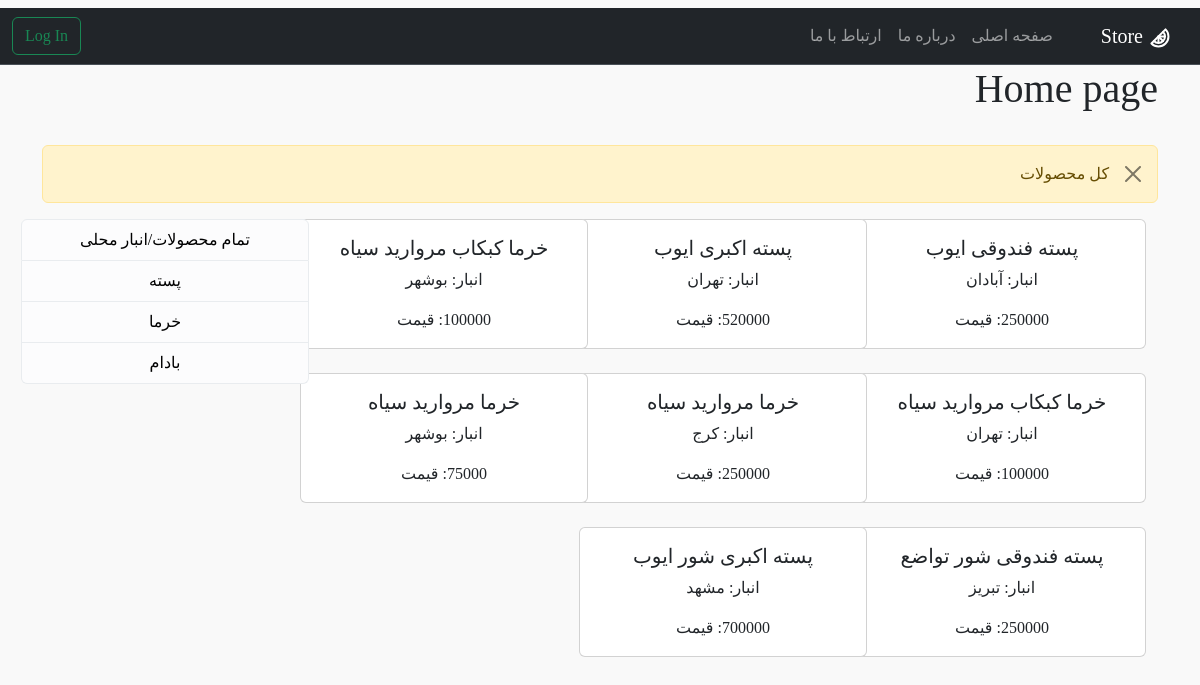
/, run on an earlier commit of the app's database.
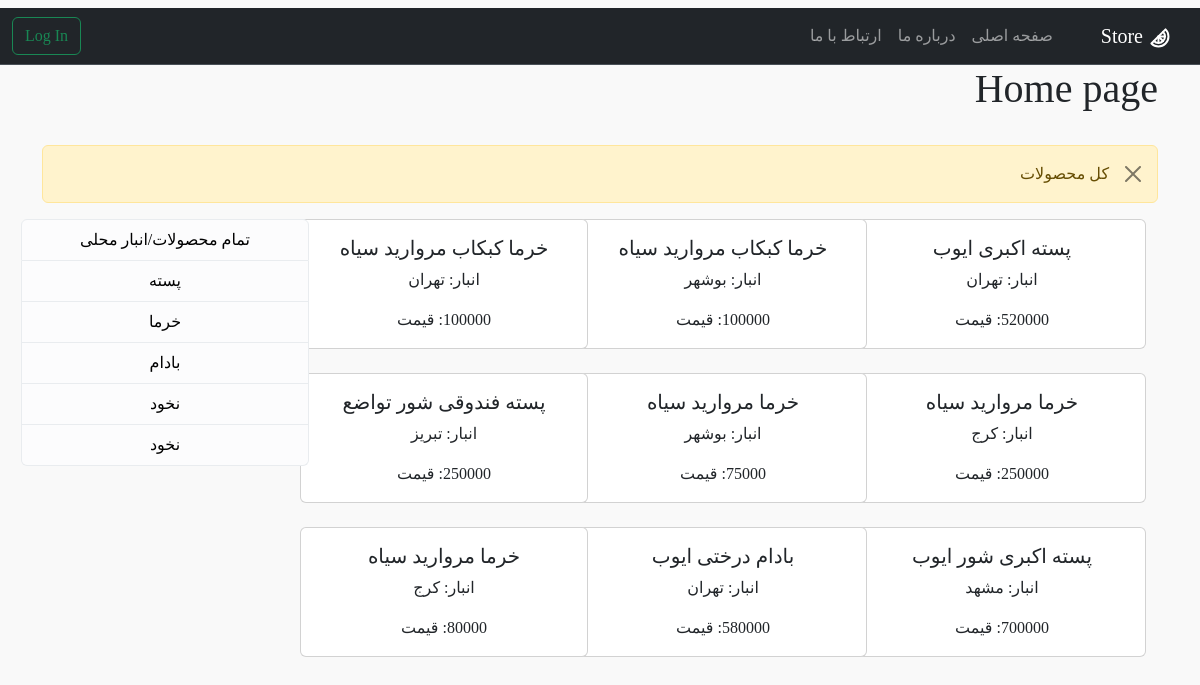
And on a later commit of the database.
### products/models.py (models this page shows, shortened)
class ProductVariation(models.Model):
    variationId = models.AutoField(primary_key=True)
    productId = models.ForeignKey(ProductCategory, on_delete=models.CASCADE, verbose_name='دسته محصول')
    name = models.CharField(max_length=30, verbose_name='نام محصول')
    Supplier = models.ManyToManyField('Supplier')
    price = models.IntegerField(verbose_name='قیمت (تومان)', help_text='یک بسته 500 گرمی')
    quantity = models.IntegerField(verbose_name='تعداد کالا')
    cityId = models.ForeignKey(City, on_delete=models.CASCADE, verbose_name='انبار', null=True)
    text = models.TextField(max_length=1000, null=True, blank=True, help_text='اجبار پر کردن توضیحات نیست',
                            verbose_name='توضیح محصول')

class Supplier(models.Model):
    SupplierId = models.AutoField(primary_key=True)
    name = models.CharField(max_length=50, help_text='نام برند یا تامین کنندگان', verbose_name='نام تامین کنندگان')
    contactInfo = models.IntegerField(verbose_name='شماره تلفن')
    def __str__(self):
        return f"{self.name}"

class City(models.Model):
    TYPE_CHOICES = (
        ("آبادان", "آبادان"),
        ("بوشهر", "بوشهر"),
        ("تهران", "تهران"),
        ("کرج", "کرج"),
        ("تبریز", "تبریز"),
        ("مشهد", "مشهد"),
        ("اصفهان", "اصفهان"),
        ("شیراز", "شیراز"),
        ("قم", "قم"),
        ("قشم", "قشم"),
        ("کرمان", "کرمان"),
        ("کردستان", "کردستان"),
    )
    name = models.CharField(max_length=50, choices=TYPE_CHOICES)
    def __str__(self):
        return f"{self.name}"

class ProductCategory(models.Model):
    productId = models.AutoField(primary_key=True)  # create primary ky by AutoFild
    name = models.CharField(max_length=30)

### products/views.py (the view)
# urls.py: path('', ProductListViews.as_view(), name='home'),
class ProductListViews(View):
    def get(self, request):
        product_v = ProductVariation.objects.all()
        product_list = ProductCategory.objects.all()
        default_product_v = ProductVariation.objects.all()
        category = request.GET.get('categories')
        if category:
            product_v = product_v.filter(productId=category)
            messages.success(request, 'مکان موقعیت شما خارج از انبار محلی شما است.')
        elif request.user.is_authenticated:
            product_v = product_v.filter(cityId=request.user.city)
            messages.success(request, f' موقعیت محلی  : {self.request.user.city} هستید ')
        else:
            product_v = default_product_v
            messages.success(request, 'کل محصولات')
        context = {
            'product_v': product_v,
            'cat': product_list,
        }
        return render(request, 'home.html', context=context)

### templates/home.html (shortened to what this page needs)
{% extends 'base.html' %}
{% block content %}
<div class="d-flex justify-content-between align-items-center">
    <h1>Home page</h1>
</div>
<br>
{% if messages %}
<div class="messages">
    {% for message in messages %}
    <div class="alert alert-warning alert-dismissible fade show" role="alert">
        {{ message }}
        <button type="button" class="btn-close" data-bs-dismiss="alert" aria-label="Close"></button>
    </div>
    {% endfor %}
    {% else %}
    <div class="alert alert-warning alert-dismissible fade show" role="alert">
        <button type="button" class="btn-close" data-bs-dismiss="alert" aria-label="Close"></button>
    </div>
</div>
{% endif %}
<div class="container">
    <div class="row">
        <div class="col-md-9">
            <div class="row">
                {% for product in product_v %}
                <div class="col-md-4 text-center">
                    <a href="{% url 'pro_v' product.pk %}" style="text-decoration: none; color: #212529;">
                        <div class="card touchable" style="width: 18rem;">
                            <div class="card-body">
                                <h5 class="card-title">{{ product.name }} {{ product.Supplier.first }}</h5>
                                <p class="card-text">انبار: {{ product.cityId }}</p>
                                <p class="card-text">{{ product.price }}: قیمت</p>
                            </div>
                        </div>
                        <br>
                    </a>
                </div>
                {% endfor %}
            </div>
        </div>
        <div class="col-md-3">
            <div style="width: 18rem;">
                <div class="list-group text-center">
                    <a href="{% url 'home' %}" class="list-group-item list-group-item-action list-group-item-light"
                       style="text-decoration: none; color: black;">
                        تمام محصولات/انبار محلی
                    </a>
                    {% for c in cat %}
                    <a href="/?categories={{ c.pk }}"
                       class="list-group-item list-group-item-action list-group-item-light"
                       style="text-decoration: none; color: black;">
                        {{ c.name }}
                    </a>
                    {% endfor %}
                </div>
            </div>
        </div>
    </div>
</div>
{% endblock %}

### templates/base.html (shortened to what this page needs)
{% load static %}
<html dir="rtl" lang="fa-IR">
<head>
    <link rel="stylesheet" href="{% static 'css/web_css.css' %}">
    <link href="https://cdn.jsdelivr.net/npm/bootstrap@5.3.0/dist/css/bootstrap.min.css" rel="stylesheet"
>
</head>
<body style="direction: rtl; font-family: Vazir;" class="body">
<nav class="navbar navbar-expand-lg bg-dark border-bottom border-bottom-dark " data-bs-theme="dark">
    <div class="container-fluid ">
        <a class="navbar-brand" href="{% url 'home' %} ">
            Store</a>
        <div class="collapse navbar-collapse" id="navbarSupportedContent">
            <ul class="navbar-nav" style="direction: rtl;">
                <li class="nav-item">
                    <a class="nav-link " aria-current="page" href="{% url 'home' %}"> صفحه اصلی</a>
                </li>
                <li>
                    <a class="nav-link" aria-current="page" href="{% url 'about' %}">درباره ما</a>
                </li>
                <li>
                    <a class="nav-link" aria-current="page" href="{% url 'contact_us' %}">ارتباط با ما</a>
                </li>
            </ul>
            <div class="btn-group ">
                {% if user.is_authenticated %}
                <button class="btn btn-outline-success dropdown-toggle mx-auto" type="button"
                        data-bs-toggle="dropdown"
                        data-bs-display="static" aria-expanded="false">
                    <svg xmlns="http://www.w3.org/2000/svg" class="icon icon-tabler icon-tabler-user" width="24"
                         height="24" viewBox="0 0 24 24" stroke-width="2" stroke="currentColor" fill="none"
                         stroke-linecap="round" stroke-linejoin="round">
                        <path stroke="none" d="M0 0h24v24H0z" fill="none"></path>
                        <path d="M8 7a4 4 0 1 0 8 0a4 4 0 0 0 -8 0"></path>
                        <path d="M6 21v-2a4 4 0 0 1 4 -4h4a4 4 0 0 1 4 4v2"></path>
                    </svg>
                    {{ user.username }}
                </button>
                <ul class="dropdown-menu">
                    <li class="r-text"><span class="dropdown-item disabled ">{{ user.username }}</span></li>
                    <li><a class="dropdown-item" href="{% url 'my_profile' username=user.username %}">پروفایل
                        <svg xmlns="http://www.w3.org/2000/svg" class="icon icon-tabler icon-tabler-user" width="20"
                             height="20" viewBox="0 0 24 24" stroke-width="2" stroke="currentColor" fill="none"
                             stroke-linecap="round" stroke-linejoin="round">
                            <path stroke="none" d="M0 0h24v24H0z" fill="none"></path>
                            <path d="M8 7a4 4 0 1 0 8 0a4 4 0 0 0 -8 0"></path>
                            <path d="M6 21v-2a4 4 0 0 1 4 -4h4a4 4 0 0 1 4 4v2"></path>
                        </svg>
                    </a>
                    </li>
                    <li><a class="dropdown-item icofont-cart" href="{% url 'checkout' %}">سبد خرید
                        <svg xmlns="http://www.w3.org/2000/svg" class="icon icon-tabler icon-tabler-shopping-cart"
                             width="20" height="20" viewBox="0 0 24 24" stroke-width="2" stroke="currentColor"
                             fill="none" stroke-linecap="round" stroke-linejoin="round">
                            <path stroke="none" d="M0 0h24v24H0z" fill="none"></path>
                            <path d="M6 19m-2 0a2 2 0 1 0 4 0a2 2 0 1 0 -4 0"></path>
                            <path d="M17 19m-2 0a2 2 0 1 0 4 0a2 2 0 1 0 -4 0"></path>
                            <path d="M17 17h-11v-14h-2"></path>
                            <path d="M6 5l14 1l-1 7h-13"></path>
                        </svg>
                    </a>
                    </li>
                    <li><a class="dropdown-item" href="{% url 'edit_profile' username=user.username %}">تنظیمات پروفایل
                        <svg xmlns="http://www.w3.org/2000/svg" class="icon icon-tabler icon-tabler-settings" width="20"
                             height="20" viewBox="0 0 24 24" stroke-width="2" stroke="currentColor" fill="none"
                             stroke-linecap="round" stroke-linejoin="round">
                            <path stroke="none" d="M0 0h24v24H0z" fill="none"></path>
                            <path d="M10.325 4.317c.426 -1.756 2.924 -1.756 3.35 0a1.724 1.724 0 0 0 2.573 1.066c1.543 -.94 3.31 .826 2.37 2.37a1.724 1.724 0 0 0 1.065 2.572c1.756 .426 1.756 2.924 0 3.35a1.724 1.724 0 0 0 -1.066 2.573c.94 1.543 -.826 3.31 -2.37 2.37a1.724 1.724 0 0 0 -2.572 1.065c-.426 1.756 -2.924 1.756 -3.35 0a1.724 1.724 0 0 0 -2.573 -1.066c-1.543 .94 -3.31 -.826 -2.37 -2.37a1.724 1.724 0 0 0 -1.065 -2.572c-1.756 -.426 -1.756 -2.924 0 -3.35a1.724 1.724 0 0 0 1.066 -2.573c-.94 -1.543 .826 -3.31 2.37 -2.37c1 .608 2.296 .07 2.572 -1.065z"></path>
                            <path d="M9 12a3 3 0 1 0 6 0a3 3 0 0 0 -6 0"></path>
                        </svg>
                    </a>
                    </li>
                    <li><a class="dropdown-item" href="{% url 'logout' %}">خروج از حساب کاربری
                        <svg xmlns="http://www.w3.org/2000/svg" class="icon icon-tabler icon-tabler-logout-2" width="20"
                             height="20" viewBox="0 0 24 24" stroke-width="2" stroke="currentColor" fill="none"
                             stroke-linecap="round" stroke-linejoin="round">
                            <path stroke="none" d="M0 0h24v24H0z" fill="none"></path>
                            <path d="M10 8v-2a2 2 0 0 1 2 -2h7a2 2 0 0 1 2 2v12a2 2 0 0 1 -2 2h-7a2 2 0 0 1 -2 -2v-2"></path>
                            <path d="M15 12h-12l3 -3"></path>
                            <path d="M6 15l-3 -3"></path>
                        </svg>
                    </a></li>
                </ul>
                {% else %}
                <a class="btn btn-outline-success mx-auto" href="{% url 'login' %}">Log In</a>
                {% endif %}
            </div>
        </div>
    </div>
</nav>
</body>
</html>
<div class="container">
    {% block content %}
    {% endblock content %}
</div>

### static/css/web_css.css (style rules this page uses)
.body { font-family: Vazirmatn, sans-serif; background-color: #f9f9f9; }
.navbar-nav { margin-left: auto; }

What changed in the data, as far as the page shows it:
removed ProductVariation: name "پسته فندوقی", Supplier.first "ایوب", cityId "آبادان", price "250000"
added ProductVariation: name "بادام درختی", Supplier.first "ایوب", cityId "تهران", price "580000"
added ProductVariation: name "خرما", Supplier.first "مروارید سیاه", cityId "کرج", price "80000"
added ProductCategory: name "نخود"
added ProductCategory: name "نخود"
